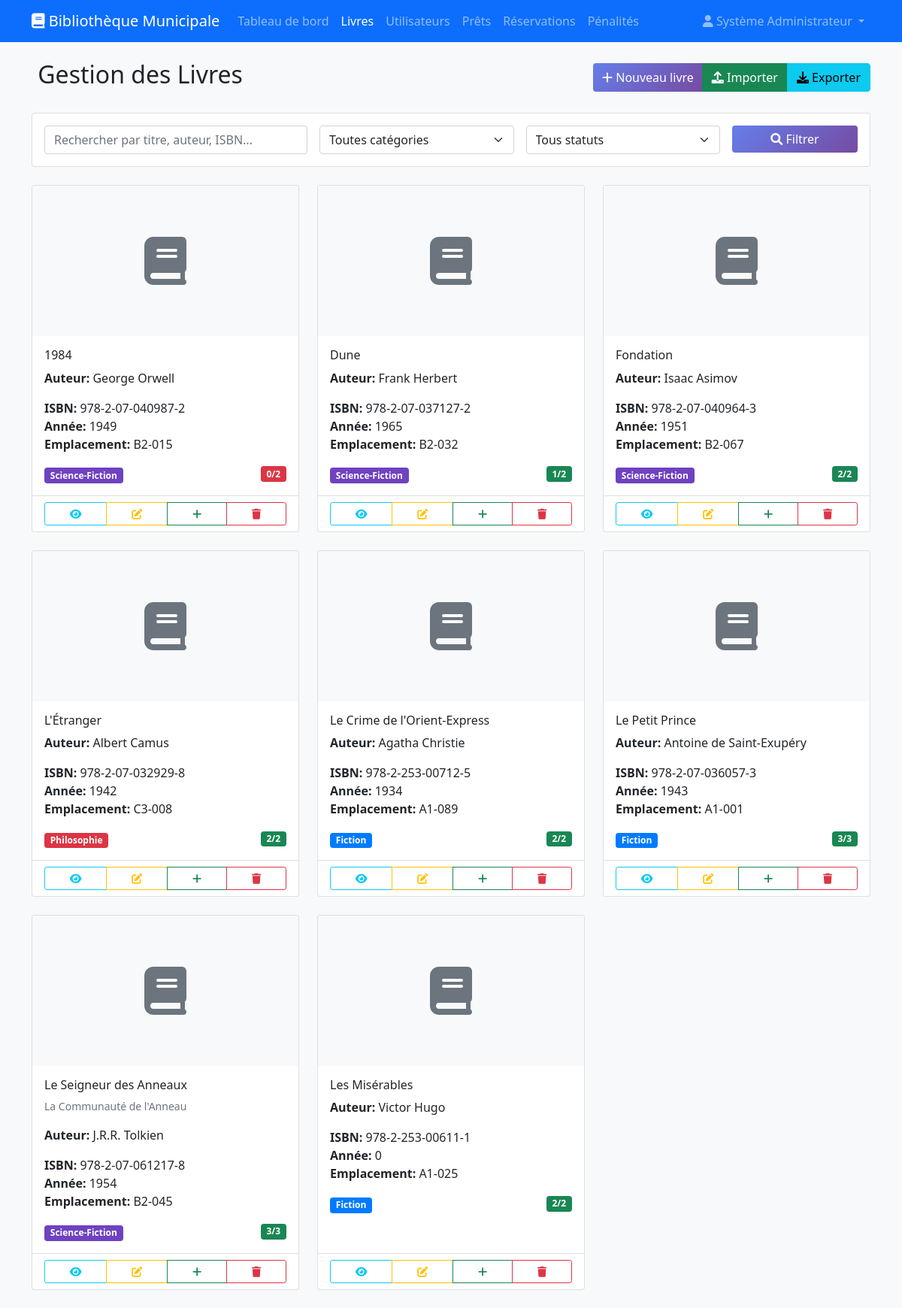
/livres.php (signed in), run on the app's committed database.
### tables this page shows
CREATE TABLE `parametres` (
  `id` int(11) NOT NULL,
  `cle_param` varchar(100) NOT NULL,
  `valeur` text NOT NULL,
  `description` text DEFAULT NULL,
  `type` enum('string','int','float','boolean','json') DEFAULT 'string',
  `date_modification` timestamp NOT NULL DEFAULT current_timestamp() ON UPDATE current_timestamp()
);

CREATE TABLE `livres` (
  `id` int(11) NOT NULL,
  `isbn` varchar(20) DEFAULT NULL,
  `titre` varchar(200) NOT NULL,
  `sous_titre` varchar(200) DEFAULT NULL,
  `auteur_principal_id` int(11) DEFAULT NULL,
  `editeur_id` int(11) DEFAULT NULL,
  `annee_publication` year(4) DEFAULT NULL,
  `categorie_id` int(11) DEFAULT NULL,
  `langue` varchar(50) DEFAULT 'Français',
  `nombre_pages` int(11) DEFAULT NULL,
  `format` enum('poche','broché','relié','numérique') DEFAULT 'broché',
  `nombre_exemplaires` int(11) DEFAULT 1,
  `exemplaires_disponibles` int(11) DEFAULT 1,
  `exemplaires_reserves` int(11) DEFAULT 0,
  `description` text DEFAULT NULL,
  `resume` text DEFAULT NULL,
  `mots_cles` text DEFAULT NULL,
  `emplacement` varchar(100) DEFAULT NULL,
  `prix_achat` decimal(10,2) DEFAULT NULL,
  `date_acquisition` date DEFAULT curdate(),
  `etat_general` enum('excellent','bon','moyen','mauvais') DEFAULT 'bon',
  `image_couverture` varchar(255) DEFAULT NULL,
  `actif` tinyint(1) DEFAULT 1,
  `date_creation` timestamp NOT NULL DEFAULT current_timestamp(),
  `date_modification` timestamp NOT NULL DEFAULT current_timestamp() ON UPDATE current_timestamp()
);

CREATE TABLE `auteurs` (
  `id` int(11) NOT NULL,
  `nom` varchar(100) NOT NULL,
  `prenom` varchar(100) DEFAULT NULL,
  `biographie` text DEFAULT NULL,
  `date_naissance` date DEFAULT NULL,
  `date_deces` date DEFAULT NULL,
  `nationalite` varchar(50) DEFAULT NULL,
  `date_creation` timestamp NOT NULL DEFAULT current_timestamp()
);

CREATE TABLE `categories` (
  `id` int(11) NOT NULL,
  `nom` varchar(100) NOT NULL,
  `description` text DEFAULT NULL,
  `code` varchar(10) DEFAULT NULL,
  `couleur` varchar(7) DEFAULT '#007bff',
  `actif` tinyint(1) DEFAULT 1,
  `date_creation` timestamp NOT NULL DEFAULT current_timestamp()
);

### config/database.php (called while the page is built, shortened)
<?php
class Database {
    private $host = 'localhost';
    private $db_name = 'bibliotheque';
    private $username = 'root';
    private $password = '';
    public function getConnection() {
        $this->conn = null;
        try {
            $this->conn = new PDO(
                "mysql:host=" . $this->host . ";dbname=" . $this->db_name . ";charset=utf8mb4",
                $this->username,
                $this->password,
                [
                    PDO::ATTR_ERRMODE => PDO::ERRMODE_EXCEPTION,
                    PDO::ATTR_DEFAULT_FETCH_MODE => PDO::FETCH_ASSOC,
                    PDO::ATTR_EMULATE_PREPARES => false
                ]
            );
        } catch(PDOException $exception) {
            error_log("Erreur de connexion: " . $exception->getMessage());
            throw new Exception("Erreur de connexion à la base de données");
        }
        return $this->conn;
    }
}
function getParametre($cle, $defaut = null) {
    try {
        $database = new Database();
        $conn = $database->getConnection();
        $query = "SELECT valeur, type FROM parametres WHERE cle_param = :cle";
        $stmt = $conn->prepare($query);
        $stmt->bindParam(':cle', $cle);
        $stmt->execute();
        $result = $stmt->fetch();
        if ($result) {
            switch ($result['type']) {
                default:
                    return $result['valeur'];
            }
        }
        return $defaut;
    } catch (Exception $e) {
        return $defaut;
    }
}
?>

### classes/Livre.php (called while the page is built, shortened)
<?php
require_once 'config/database.php';
class Livre {
    private $conn;
    private $table_name = "livres";
    public function __construct() {
        $database = new Database();
        $this->conn = $database->getConnection();
    }
    public function listerTous($limit = null, $offset = 0, $filtres = []) {
        $query = "SELECT l.*, c.nom as categorie_nom, c.couleur as categorie_couleur,
                         a.nom as auteur_nom, a.prenom as auteur_prenom,
                         e.nom as editeur_nom
                  FROM " . $this->table_name . " l
                  LEFT JOIN categories c ON l.categorie_id = c.id
                  LEFT JOIN auteurs a ON l.auteur_principal_id = a.id
                  LEFT JOIN editeurs e ON l.editeur_id = e.id
                  WHERE l.actif = 1";
        $params = [];
        $query .= " ORDER BY l.titre";
        if ($limit) {
            $query .= " LIMIT :limit OFFSET :offset";
        }
        $stmt = $this->conn->prepare($query);
        if ($limit) {
            $stmt->bindValue(':limit', (int)$limit, PDO::PARAM_INT);
            $stmt->bindValue(':offset', (int)$offset, PDO::PARAM_INT);
        }
        $stmt->execute();
        return $stmt->fetchAll();
    }
}
?>

### livres.php (the view, shortened to what this page needs)
<?php
require_once 'config/database.php';
require_once 'classes/Livre.php';
$livre = new Livre();
$filtres = [
    'categorie' => $_GET['categorie'] ?? '',
    'statut' => $_GET['statut'] ?? ''
];
$terme_recherche = $_GET['recherche'] ?? '';
$page = (int)($_GET['page'] ?? 1);
$limit = 20;
$offset = ($page - 1) * $limit;
if ($terme_recherche) {
    $livres = $livre->rechercher($terme_recherche, $filtres);
} else {
    $livres = $livre->listerTous($limit, $offset, $filtres);
}
?>
<!DOCTYPE html>
<html lang="fr">
<head>
    <link href="https://cdn.jsdelivr.net/npm/bootstrap@5.1.3/dist/css/bootstrap.min.css" rel="stylesheet">
    <link href="https://cdnjs.cloudflare.com/ajax/libs/font-awesome/6.0.0/css/all.min.css" rel="stylesheet">
</head>
<body class="bg-light">
    <nav class="navbar navbar-expand-lg navbar-dark bg-primary">
        <div class="container">
            <a class="navbar-brand" href="index.php">
                <i class="fas fa-book"></i> <?= getParametre('nom_bibliotheque', 'Bibliothèque') ?>
            </a>
            <div class="navbar-nav me-auto">
                <a class="nav-link" href="index.php">Tableau de bord</a>
                <a class="nav-link active" href="livres.php">Livres</a>
                <a class="nav-link" href="utilisateurs.php">Utilisateurs</a>
                <a class="nav-link" href="prets.php">Prêts</a>
                <a class="nav-link" href="reservations.php">Réservations</a>
                <a class="nav-link" href="penalites.php">Pénalités</a>
            </div>
            <div class="navbar-nav">
                <div class="nav-item dropdown">
                    <a class="nav-link dropdown-toggle" href="#" role="button" data-bs-toggle="dropdown">
                        <i class="fas fa-user"></i> <?= $_SESSION['admin_nom'] ?>
                    </a>
                </div>
            </div>
        </div>
    </nav>
    <div class="container mt-4">
        <div class="d-flex justify-content-between align-items-center mb-4">
            <h2><i class="fas fa-books"></i> Gestion des Livres</h2>
            <div class="btn-group">
                <button class="btn btn-primary" data-bs-toggle="modal" data-bs-target="#modalAjouter">
                    <i class="fas fa-plus"></i> Nouveau livre
                </button>
                <button class="btn btn-success" data-bs-toggle="modal" data-bs-target="#modalImport">
                    <i class="fas fa-upload"></i> Importer
                </button>
                <a href="export-livres.php" class="btn btn-info">
                    <i class="fas fa-download"></i> Exporter
                </a>
            </div>
        </div>
        <div class="card mb-4">
            <div class="card-body">
                <form method="GET" class="row g-3">
                    <div class="col-md-4">
                        <input type="text" class="form-control" name="recherche"
                               placeholder="Rechercher par titre, auteur, ISBN..."
                               value="<?= htmlspecialchars($terme_recherche) ?>">
                    </div>
                    <div class="col-md-3">
                        <select name="categorie" class="form-select">
                            <option value="">Toutes catégories</option>
                        </select>
                    </div>
                    <div class="col-md-3">
                        <select name="statut" class="form-select">
                            <option value="">Tous statuts</option>
                        </select>
                    </div>
                    <div class="col-md-2">
                        <button type="submit" class="btn btn-primary w-100">
                            <i class="fas fa-search"></i> Filtrer
                        </button>
                    </div>
                </form>
            </div>
        </div>
        <div class="row">
            <?php foreach ($livres as $livre_item): ?>
                <div class="col-md-6 col-lg-4 mb-4">
                    <div class="card livre-card h-100">
                        <div class="card-img-top bg-light d-flex align-items-center justify-content-center" style="height: 200px;">
                            <?php if ($livre_item['image_couverture']): ?>
                                <img src="<?= htmlspecialchars($livre_item['image_couverture']) ?>"
                                     class="livre-image" alt="Couverture">
                            <?php else: ?>
                                <i class="fas fa-book fa-4x text-muted"></i>
                            <?php endif; ?>
                        </div>
                        <div class="card-body">
                            <h6 class="card-title"><?= htmlspecialchars($livre_item['titre']) ?></h6>
                            <?php if ($livre_item['sous_titre']): ?>
                                <p class="text-muted small"><?= htmlspecialchars($livre_item['sous_titre']) ?></p>
                            <?php endif; ?>
                            <p class="card-text">
                                <strong>Auteur:</strong>
                                <?php if ($livre_item['auteur_prenom'] && $livre_item['auteur_nom']): ?>
                                    <?= htmlspecialchars($livre_item['auteur_prenom'] . ' ' . $livre_item['auteur_nom']) ?>
                                <?php else: ?>
                                    <span class="text-muted">Non renseigné</span>
                                <?php endif; ?>
                            </p>
                            <p class="card-text">
                                <strong>ISBN:</strong> <?= htmlspecialchars($livre_item['isbn'] ?? 'N/A') ?><br>
                                <strong>Année:</strong> <?= $livre_item['annee_publication'] ?? 'N/A' ?><br>
                                <strong>Emplacement:</strong> <?= htmlspecialchars($livre_item['emplacement'] ?? 'Non défini') ?>
                            </p>
                            <div class="d-flex justify-content-between align-items-center">
                                <div>
                                    <?php if ($livre_item['categorie_nom']): ?>
                                        <span class="badge" style="background-color: <?= $livre_item['categorie_couleur'] ?>">
                                            <?= htmlspecialchars($livre_item['categorie_nom']) ?>
                                        </span>
                                    <?php endif; ?>
                                </div>
                                <span class="badge <?= $livre_item['exemplaires_disponibles'] > 0 ? 'bg-success' : 'bg-danger' ?>">
                                    <?= $livre_item['exemplaires_disponibles'] ?>/<?= $livre_item['nombre_exemplaires'] ?>
                                </span>
                            </div>
                        </div>
                        <div class="card-footer bg-transparent">
                            <div class="btn-group w-100">
                                <a href="livre-details.php?id=<?= $livre_item['id'] ?>" class="btn btn-outline-info btn-sm">
                                    <i class="fas fa-eye"></i>
                                </a>
                                <a href="?modifier=<?= $livre_item['id'] ?>" class="btn btn-outline-warning btn-sm">
                                    <i class="fas fa-edit"></i>
                                </a>
                                <button class="btn btn-outline-success btn-sm" data-bs-toggle="modal"
                                        data-bs-target="#modalExemplaires"
                                        data-livre-id="<?= $livre_item['id'] ?>"
                                        data-livre-titre="<?= htmlspecialchars($livre_item['titre']) ?>">
                                    <i class="fas fa-plus"></i>
                                </button>
                                <button class="btn btn-outline-danger btn-sm"
                                        onclick="confirmerSuppression(<?= $livre_item['id'] ?>, '<?= htmlspecialchars($livre_item['titre']) ?>')">
                                    <i class="fas fa-trash"></i>
                                </button>
                            </div>
                        </div>
                    </div>
                </div>
            <?php endforeach; ?>
        </div>
    </div>
</body>
</html>

### livres.php (style rules this page uses)
.btn-primary { background: linear-gradient(135deg, #667eea 0%, #764ba2 100%); border: none; }
.livre-card { transition: transform 0.2s; }

### data on the page
parametres: valeur "Bibliothèque Municipale"
livres: titre "1984", auteur_principal.nom "George Orwell", isbn "978-2-07-040987-2", annee_publication "1949", emplacement "B2-015", categorie.nom "Science-Fiction", exemplaires_disponibles "0", nombre_exemplaires "2"
livres: titre "Dune", auteur_principal.nom "Frank Herbert", isbn "978-2-07-037127-2", annee_publication "1965", emplacement "B2-032", categorie.nom "Science-Fiction", exemplaires_disponibles "1", nombre_exemplaires "2"
livres: titre "Fondation", auteur_principal.nom "Isaac Asimov", isbn "978-2-07-040964-3", annee_publication "1951", emplacement "B2-067", categorie.nom "Science-Fiction", exemplaires_disponibles "2", nombre_exemplaires "2"
livres: titre "L'Étranger", auteur_principal.nom "Albert Camus", isbn "978-2-07-032929-8", annee_publication "1942", emplacement "C3-008", categorie.nom "Philosophie", exemplaires_disponibles "2", nombre_exemplaires "2"
livres: titre "Le Crime de l'Orient-Express", auteur_principal.nom "Agatha Christie", isbn "978-2-253-00712-5", annee_publication "1934", emplacement "A1-089", categorie.nom "Fiction", exemplaires_disponibles "2", nombre_exemplaires "2"
livres: titre "Le Petit Prince", auteur_principal.nom "Antoine de Saint-Exupéry", isbn "978-2-07-036057-3", annee_publication "1943", emplacement "A1-001", categorie.nom "Fiction", exemplaires_disponibles "3", nombre_exemplaires "3"
livres: titre "Le Seigneur des Anneaux", sous_titre "La Communauté de l'Anneau", auteur_principal.nom "J.R.R. Tolkien", isbn "978-2-07-061217-8", annee_publication "1954", emplacement "B2-045", categorie.nom "Science-Fiction", exemplaires_disponibles "3", nombre_exemplaires "3"
livres: titre "Les Misérables", auteur_principal.nom "Victor Hugo", isbn "978-2-253-00611-1", annee_publication "0", emplacement "A1-025", categorie.nom "Fiction", exemplaires_disponibles "2", nombre_exemplaires "2"

### other printed values
$_SESSION['admin_nom'] "Système Administrateur"
